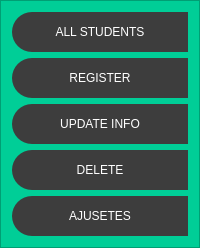
           <widget class="QFrame" name="frame_contorl">
            <property name="minimumSize">
             <size>
              <width>200</width>
              <height>0</height>
             </size>
            </property>
            <property name="maximumSize">
             <size>
              <width>0</width>
              <height>16777215</height>
             </size>
            </property>
            <property name="styleSheet">
             <string notr="true">QFrame {
background-color: rgb(0, 206, 151);
}

QPushButton {
background-color: rgb(61, 61, 61);
border-top-left-radius: 20px;
border-bottom-left-radius: 20px;
color: rgb(255, 255, 255);
font: 77 10pt &quot;Arial Black&quot;;
}

QPushButton:hover {
background-color: rgb(4, 255, 115);
border-top-left-radius: 20px;
broder-bottom-left-radius: 20px;
border-radius: 15px;
colour: rgb(0, 0, 0);
font: 77 10 pt &quot;Arial Black&quot;;
}</string>
            </property>
            <property name="frameShape">
             <enum>QFrame::StyledPanel</enum>
            </property>
            <property name="frameShadow">
             <enum>QFrame::Raised</enum>
            </property>
            <layout class="QVBoxLayout" name="verticalLayout_3">
             <item>
              <widget class="QPushButton" name="bt_datos">
               <property name="minimumSize">
                <size>
                 <width>0</width>
                 <height>40</height>
                </size>
               </property>
               <property name="cursor">
                <cursorShape>PointingHandCursor</cursorShape>
               </property>
               <property name="text">
                <string>ALL STUDENTS</string>
               </property>
               <property name="icon">
                <iconset resource="resources.qrc">
                 <normaloff>:/icons/feather/book.svg</normaloff>:/icons/feather/book.svg</iconset>
               </property>
               <property name="iconSize">
                <size>
                 <width>35</width>
                 <height>35</height>
                </size>
               </property>
               <property name="default">
                <bool>false</bool>
               </property>
               <property name="flat">
                <bool>true</bool>
               </property>
              </widget>
             </item>
             <item>
              <widget class="QPushButton" name="bt_register">
               <property name="minimumSize">
                <size>
                 <width>0</width>
                 <height>40</height>
                </size>
               </property>
               <property name="cursor">
                <cursorShape>PointingHandCursor</cursorShape>
               </property>
               <property name="text">
                <string>REGISTER</string>
               </property>
               <property name="icon">
                <iconset resource="resources.qrc">
                 <normaloff>:/icons/feather/file-plus.svg</normaloff>:/icons/feather/file-plus.svg</iconset>
               </property>
               <property name="iconSize">
                <size>
                 <width>35</width>
                 <height>35</height>
                </size>
               </property>
               <property name="flat">
                <bool>true</bool>
               </property>
              </widget>
             </item>
             <item>
              <widget class="QPushButton" name="bt_update_2">
               <property name="minimumSize">
                <size>
                 <width>0</width>
                 <height>40</height>
                </size>
               </property>
               <property name="cursor">
                <cursorShape>PointingHandCursor</cursorShape>
               </property>
               <property name="text">
                <string>UPDATE INFO</string>
               </property>
               <property name="icon">
                <iconset resource="resources.qrc">
                 <normaloff>:/icons/feather/edit.svg</normaloff>:/icons/feather/edit.svg</iconset>
               </property>
               <property name="iconSize">
                <size>
                 <width>35</width>
                 <height>35</height>
                </size>
               </property>
              </widget>
             </item>
             <item>
              <widget class="QPushButton" name="bt_delete">
               <property name="minimumSize">
                <size>
                 <width>0</width>
                 <height>40</height>
                </size>
               </property>
               <property name="cursor">
                <cursorShape>PointingHandCursor</cursorShape>
               </property>
               <property name="text">
                <string>DELETE</string>
               </property>
               <property name="icon">
                <iconset resource="resources.qrc">
                 <normaloff>:/icons/feather/user-x.svg</normaloff>:/icons/feather/user-x.svg</iconset>
               </property>
               <property name="iconSize">
                <size>
                 <width>35</width>
                 <height>35</height>
                </size>
               </property>
              </widget>
             </item>
             <item>
              <widget class="QPushButton" name="pushButton_7">
               <property name="minimumSize">
                <size>
                 <width>0</width>
                 <height>40</height>
                </size>
               </property>
               <property name="cursor">
                <cursorShape>PointingHandCursor</cursorShape>
               </property>
               <property name="text">
                <string>AJUSETES</string>
               </property>
               <property name="icon">
                <iconset resource="resources.qrc">
                 <normaloff>:/icons/feather/tool.svg</normaloff>:/icons/feather/tool.svg</iconset>
               </property>
               <property name="iconSize">
                <size>
                 <width>35</width>
                 <height>35</height>
                </size>
               </property>
              </widget>
             </item>
            </layout>
           </widget>
